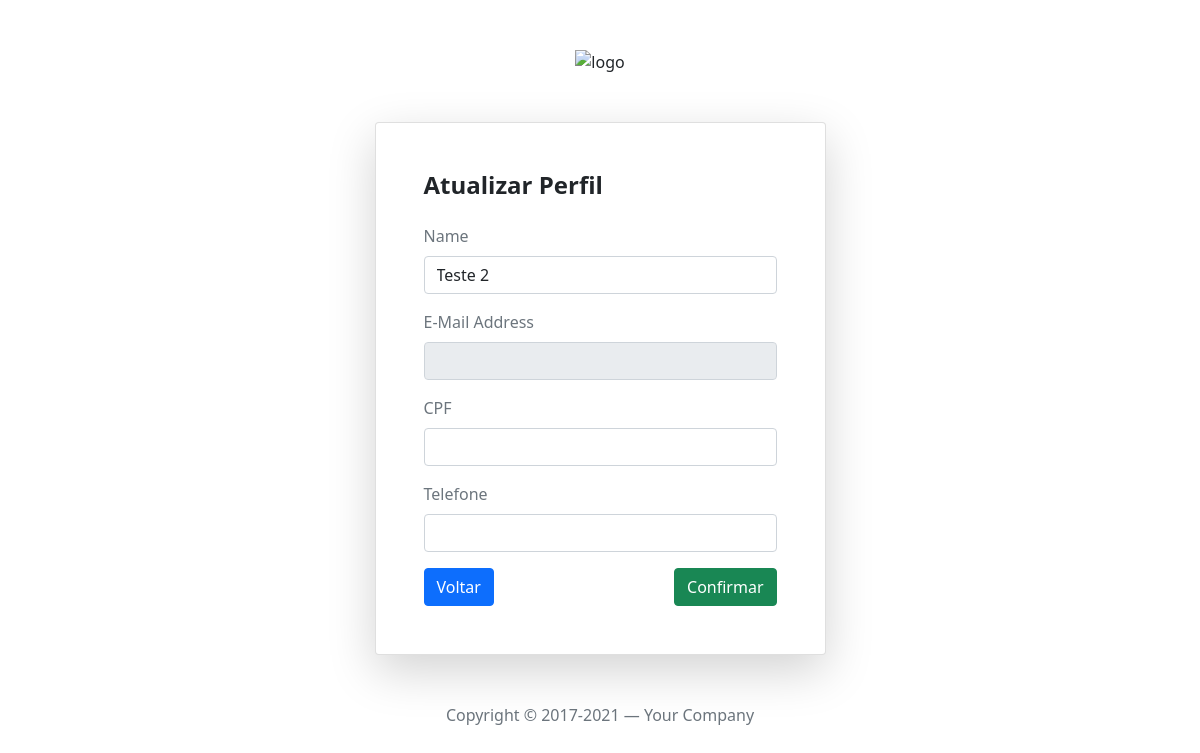
Page /area-cliente/editar-perfil.php?id=4 on the earlier database version.
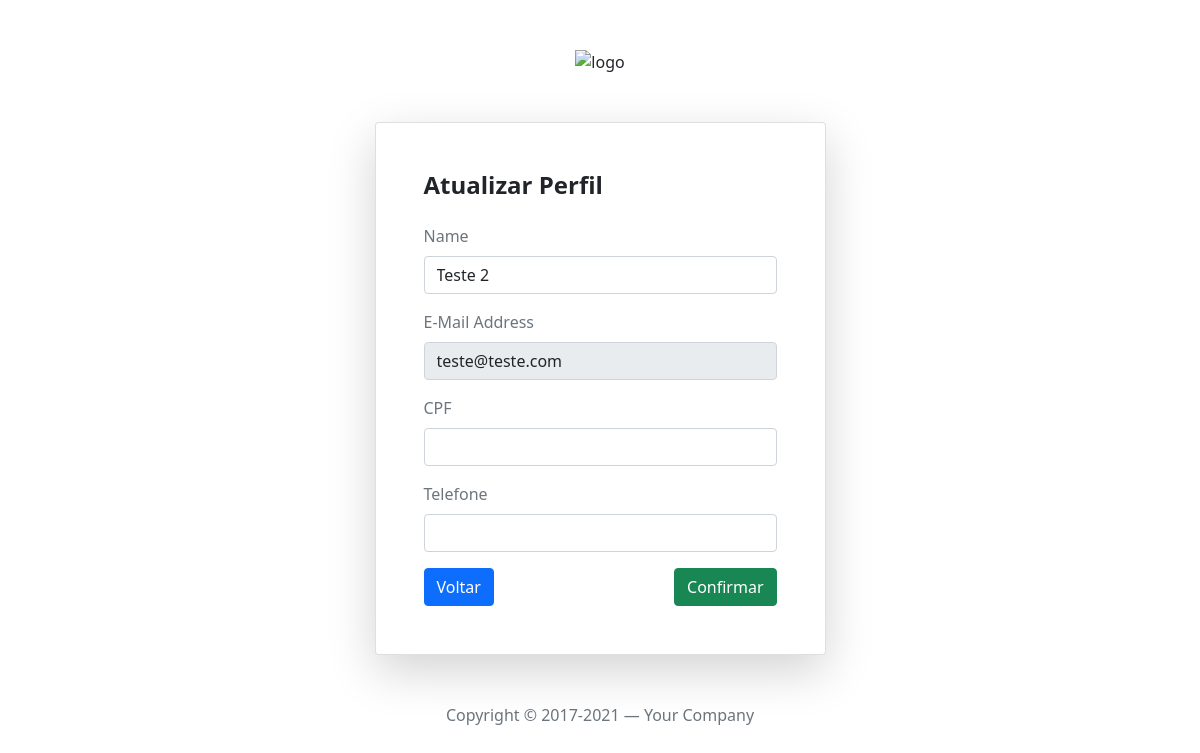
Same page on the later database version.
### tables this page shows
CREATE TABLE `usuarios` (
  `id` int NOT NULL,
  `nome` varchar(255) DEFAULT NULL,
  `email` varchar(255) DEFAULT NULL,
  `cpf` varchar(80) DEFAULT NULL,
  `telefone` varchar(255) DEFAULT NULL,
  `senha` varchar(255) DEFAULT NULL,
  `plano_ativo` enum('S','N') NOT NULL DEFAULT 'N',
  `id_plano` int DEFAULT NULL,
  `creditos` int DEFAULT NULL,
  `adm` enum('S','N') NOT NULL DEFAULT 'N'
);

### Class/conexao.class.php (called while the page is built, shortened)
<?php
class Conexao
{
    private static $pdo;
    public static function getInstance()
    {
        if (!isset(self::$pdo)) {
            try {
                $dsn = "mysql:host=" . HOST . ";dbname=" . DBNAME . ";charset=" . CHARSET;
                $opcoes = array(
                    PDO::MYSQL_ATTR_INIT_COMMAND => 'SET NAMES utf8',
                    PDO::ATTR_PERSISTENT => true,
                    PDO::ATTR_ERRMODE => PDO::ERRMODE_EXCEPTION
                );
                self::$pdo = new PDO($dsn, USER, PASSWORD, $opcoes);
            } catch (PDOException $e) {
                die("Erro ao conectar com o banco de dados: " . $e->getMessage());
            }
        }
        return self::$pdo;
    }
}

### Class/usuarios.class.php (called while the page is built, shortened)
<?php
class Usuarios
{
    private $pdo;
    private static $instance = null;
    private function __construct($conn)
    {
        $this->pdo = $conn;
    }
    public static function getInstance($conn)
    {
        if (self::$instance === null) {
            self::$instance = new Usuarios($conn);
        }
        return self::$instance;
    }
    public function dadosUsuarios($id = '', $nome = '', $email = '', $orderBy = '', $limite = '')
    {
        $filtro = [];
        $parametros = [];
        if (!empty($id)) {
            $filtro[] = 'id = ?';
            $parametros[] = $id;
        }
        $sqlFiltro = !empty($filtro) ? 'WHERE ' . implode(' AND ', $filtro) : '';
        $sqlOrdem = !empty($orderBy) ? "ORDER BY {$orderBy}" : '';
        $sqlLimite = !empty($limite) ? "LIMIT 0,{$limite}" : '';
        try {
            $sql = "SELECT * FROM usuarios {$sqlFiltro} {$sqlOrdem} {$sqlLimite}";
            $stm = $this->pdo->prepare($sql);
            for ($i = 1; $i <= count($parametros); $i++) {
                $stm->bindValue($i, $parametros[$i - 1]);
            }
            $stm->execute();
            $usuarios = $stm->fetchAll(PDO::FETCH_OBJ);
            if (!empty($id) || $limite == 1) {
                return (!empty($usuarios[0])) ? $usuarios[0] : null;
            } else {
                return $usuarios;
            }
        } catch (PDOException $erro) {
            echo $erro->getMessage();
        }
    }
}

### area-cliente/verifica.php (called while the page is built, shortened)
<?php
require_once('../Connection/conexao.php');
include ("../Class/usuarios.class.php");
$usuarios = Usuarios::getInstance(Conexao::getInstance());

### area-cliente/editar-perfil.php (the view, shortened to what this page needs)
<?php
include "verifica.php";
if (isset($_GET['id'])) {
    if (empty($_GET['id'])) {
        header('Location:'.SITE_URL);
    } else {
        $id = $_GET['id'];
    }
}
$dados = $usuarios->dadosUsuarios($id);
?>
<!DOCTYPE html>
<html lang="pt-br">
<head>
    <link href="https://cdn.jsdelivr.net/npm/bootstrap@5.0.2/dist/css/bootstrap.min.css" rel="stylesheet" >
    <link rel="stylesheet" href="https://maxcdn.bootstrapcdn.com/font-awesome/4.6.2/css/font-awesome.min.css">
</head>
<body>
<section class="h-100">
		<div class="container h-100">
			<div class="row justify-content-sm-center h-100">
				<div class="col-xxl-4 col-xl-5 col-lg-5 col-md-7 col-sm-9">
					<div class="text-center my-5">
						<img src="https://getbootstrap.com/docs/5.0/assets/brand/bootstrap-logo.svg" alt="logo" width="100">
					</div>
					<div class="card shadow-lg">
						<div class="card-body p-5">
							<h1 class="fs-4 card-title fw-bold mb-4">Atualizar Perfil</h1>
							<form method="POST" autocomplete="off">
								<div class="mb-3">
									<label class="mb-2 text-muted" for="nome">Name</label>
									<input id="nome" type="text" class="form-control" name="nome" value="<?php echo $dados->nome?>">
								</div>
								<div class="mb-3">
									<label class="mb-2 text-muted" for="showEmail">E-Mail Address</label>
									<input id="showEmail" type="email" disabled class="form-control" name="showEmail" value="<?php echo $dados->email?>">
								</div>
								<div class="mb-3">
									<label class="mb-2 text-muted" for="cpf">CPF</label>
									<input id="cpf" type="text" class="form-control" name="cpf" value="<?php echo $dados->cpf?>">
								</div>
								<div class="mb-3">
									<label class="mb-2 text-muted" for="telefone">Telefone</label>
									<input id="telefone" type="text" class="form-control" name="telefone" value="<?php echo $dados->telefone?>">
								</div>
								<div class="d-flex justify-content-between">
									<a href="<?php echo SITE_URL?>" class="btn btn-primary">Voltar</a>
									<button type="submit" class="btn btn-success">
										Confirmar
									</button>
								</div>
							</form>
						</div>
					</div>
					<div class="text-center mt-5 text-muted">
						Copyright &copy; 2017-2021 &mdash; Your Company
					</div>
				</div>
			</div>
		</div>
	</section>
</body>
</html>

Differences in the rows shown:
changed usuarios "Teste 2": showEmail (not shown) → "teste@teste.com"
